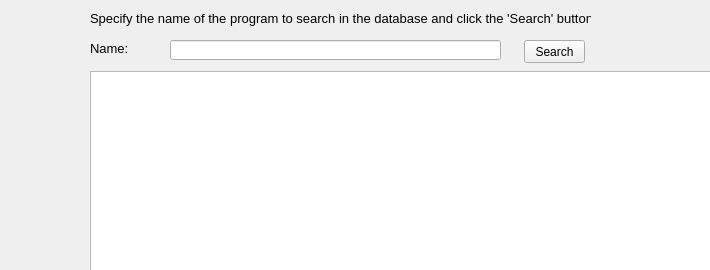
<?xml version="1.0" encoding="UTF-8"?>
<ui version="4.0">
 <class>ViewBD</class>
 <widget class="QWidget" name="ViewBD">
  <property name="windowModality">
   <enum>Qt::ApplicationModal</enum>
  </property>
  <property name="geometry">
   <rect>
    <x>0</x>
    <y>0</y>
    <width>710</width>
    <height>270</height>
   </rect>
  </property>
  <property name="windowTitle">
   <string>Search and browse the database</string>
  </property>
  <property name="windowIcon">
   <iconset>
    <normaloff>LicenseChecker.ico</normaloff>LicenseChecker.ico</iconset>
  </property>
  <widget class="QLabel" name="label">
   <property name="geometry">
    <rect>
     <x>90</x>
     <y>10</y>
     <width>501</width>
     <height>16</height>
    </rect>
   </property>
   <property name="font">
    <font>
     <pointsize>10</pointsize>
    </font>
   </property>
   <property name="text">
    <string>Specify the name of the program to search in the database and click the 'Search' button</string>
   </property>
  </widget>
  <widget class="QLabel" name="label_2">
   <property name="geometry">
    <rect>
     <x>90</x>
     <y>40</y>
     <width>61</width>
     <height>16</height>
    </rect>
   </property>
   <property name="font">
    <font>
     <pointsize>10</pointsize>
    </font>
   </property>
   <property name="text">
    <string>Name:</string>
   </property>
  </widget>
  <widget class="QLineEdit" name="leKluchBD">
   <property name="geometry">
    <rect>
     <x>170</x>
     <y>40</y>
     <width>331</width>
     <height>20</height>
    </rect>
   </property>
  </widget>
  <widget class="QPushButton" name="pbPoiskBD">
   <property name="geometry">
    <rect>
     <x>524</x>
     <y>40</y>
     <width>61</width>
     <height>23</height>
    </rect>
   </property>
   <property name="text">
    <string>Search</string>
   </property>
  </widget>
  <widget class="QTableWidget" name="tableWidgetBD">
   <property name="geometry">
    <rect>
     <x>90</x>
     <y>71</y>
     <width>621</width>
     <height>201</height>
    </rect>
   </property>
   <property name="sortingEnabled">
    <bool>true</bool>
   </property>
  </widget>
  <widget class="QLabel" name="label_3">
   <property name="geometry">
    <rect>
     <x>0</x>
     <y>60</y>
     <width>101</width>
     <height>121</height>
    </rect>
   </property>
   <property name="text">
    <string/>
   </property>
   <property name="pixmap">
    <pixmap>cat-bd.png</pixmap>
   </property>
   <property name="scaledContents">
    <bool>true</bool>
   </property>
  </widget>
 </widget>
 <resources/>
 <connections/>
</ui>
